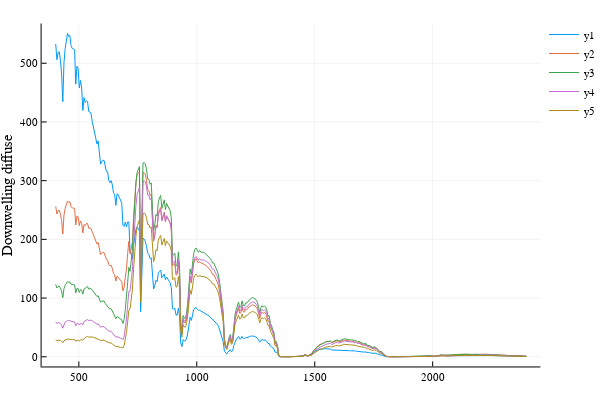

Write notebook code for a chart like this one.
### Code cell
#plot(FluspectMod.wl,FluspectMod.canRad.E_up[1:5:end,:]')
# Diffuse radiation within the canopy, need to add realistic incoming spectrum still!
plot(FluspectMod.wl,FluspectMod.canRad.E_down[1:5:end,:]')
ylabel!("Downwelling diffuse")

### Figure 1 — Plotly figure (JSON) as saved in the notebook; plotly's stock layout.template omitted (floating-point values rounded to 4 significant figures; data arrays with more than 128 entries replaced by an {"elided": "..."} marker saying what was removed)
{"data": [{"colorbar": {"title": {"text": ""}}, "hoverinfo": "text", "legendgroup": "y1", "line": {"color": "rgba(0, 154, 250, 1.000)", "dash": "solid", "shape": "linear", "width": 1}, "mode": "lines", "name": "y1", "showlegend": true, "text": {"elided": "400 null values"}, "type": "scatter", "x": {"elided": "400 int values"}, "xaxis": "x", "y": {"elided": "400 float values"}, "yaxis": "y", "zmax": null, "zmin": null}, {"colorbar": {"title": {"text": ""}}, "hoverinfo": "text", "legendgroup": "y2", "line": {"color": "rgba(227, 111, 71, 1.000)", "dash": "solid", "shape": "linear", "width": 1}, "mode": "lines", "name": "y2", "showlegend": true, "text": {"elided": "400 null values"}, "type": "scatter", "x": {"elided": "400 int values"}, "xaxis": "x", "y": {"elided": "400 float values"}, "yaxis": "y", "zmax": null, "zmin": null}, {"colorbar": {"title": {"text": ""}}, "hoverinfo": "text", "legendgroup": "y3", "line": {"color": "rgba(62, 164, 78, 1.000)", "dash": "solid", "shape": "linear", "width": 1}, "mode": "lines", "name": "y3", "showlegend": true, "text": {"elided": "400 null values"}, "type": "scatter", "x": {"elided": "400 int values"}, "xaxis": "x", "y": {"elided": "400 float values"}, "yaxis": "y", "zmax": null, "zmin": null}, {"colorbar": {"title": {"text": ""}}, "hoverinfo": "text", "legendgroup": "y4", "line": {"color": "rgba(195, 113, 210, 1.000)", "dash": "solid", "shape": "linear", "width": 1}, "mode": "lines", "name": "y4", "showlegend": true, "text": {"elided": "400 null values"}, "type": "scatter", "x": {"elided": "400 int values"}, "xaxis": "x", "y": {"elided": "400 float values"}, "yaxis": "y", "zmax": null, "zmin": null}, {"colorbar": {"title": {"text": ""}}, "hoverinfo": "text", "legendgroup": "y5", "line": {"color": "rgba(172, 142, 24, 1.000)", "dash": "solid", "shape": "linear", "width": 1}, "mode": "lines", "name": "y5", "showlegend": true, "text": {"elided": "400 null values"}, "type": "scatter", "x": {"elided": "400 int values"}, "xaxis": "x", "y": {"elided": "400 float values"}, "yaxis": "y", "zmax": null, "zmin": null}], "layout": {"annotations": [], "height": 400, "legend": {"bgcolor": "rgba(255, 255, 255, 1.000)", "bordercolor": "rgba(0, 0, 0, 1)", "font": {"color": "rgba(0, 0, 0, 1)", "family": "sans-serif", "size": 11}, "tracegroupgap": 0, "x": 1, "y": 1}, "margin": {"b": 20, "l": 0, "r": 0, "t": 20}, "paper_bgcolor": "rgba(255, 255, 255, 1.000)", "plot_bgcolor": "rgba(255, 255, 255, 1.000)", "showlegend": true, "width": 600, "xaxis": {"anchor": "y", "domain": [0.07647, 0.9934], "gridcolor": "rgba(0, 0, 0, 0.1)", "gridwidth": 0.5, "linecolor": "rgba(0, 0, 0, 1)", "mirror": false, "range": [342.1, 2457.0], "showgrid": true, "showline": true, "showticklabels": true, "tickangle": 0, "tickcolor": "rgb(0, 0, 0)", "tickfont": {"color": "rgba(0, 0, 0, 1)", "family": "sans-serif", "size": 11}, "tickmode": "array", "ticks": "inside", "ticktext": ["500", "1000", "1500", "2000"], "tickvals": [500, 1000, 1500, 2000], "title": {"font": {"color": "rgba(0, 0, 0, 1)", "family": "sans-serif", "size": 15}, "text": ""}, "type": "linear", "visible": true, "zeroline": false, "zerolinecolor": "rgba(0, 0, 0, 1)"}, "yaxis": {"anchor": "x", "domain": [0.03762, 0.9902], "gridcolor": "rgba(0, 0, 0, 0.1)", "gridwidth": 0.5, "linecolor": "rgba(0, 0, 0, 1)", "mirror": false, "range": [-16.53, 567.7], "showgrid": true, "showline": true, "showticklabels": true, "tickangle": 0, "tickcolor": "rgb(0, 0, 0)", "tickfont": {"color": "rgba(0, 0, 0, 1)", "family": "sans-serif", "size": 11}, "tickmode": "array", "ticks": "inside", "ticktext": ["0", "100", "200", "300", "400", "500"], "tickvals": [0, 100, 200, 300, 400, 500], "title": {"font": {"color": "rgba(0, 0, 0, 1)", "family": "sans-serif", "size": 15}, "text": "Downwelling diffuse"}, "type": "linear", "visible": true, "zeroline": false, "zerolinecolor": "rgba(0, 0, 0, 1)"}}}
